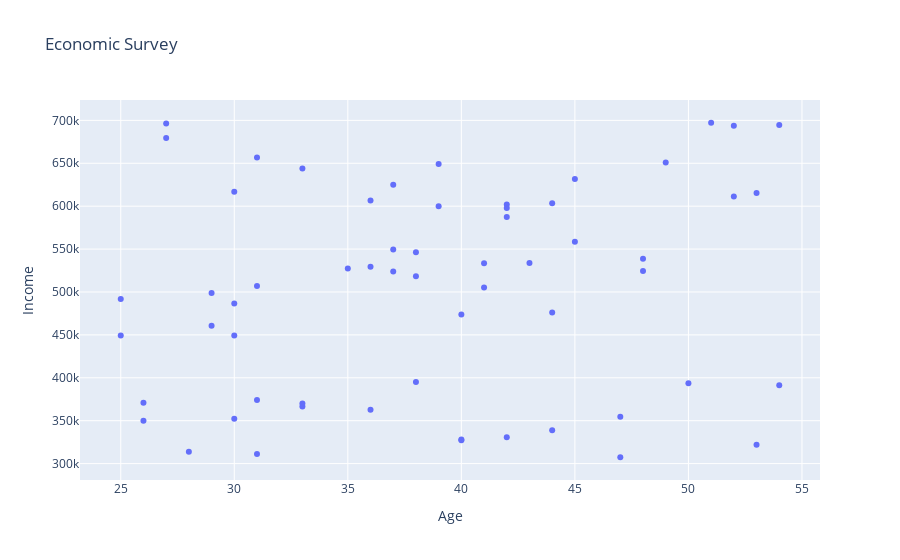

Notebook code cell kept with this figure:
### Code cell
## Here we update these values under function attributes such as title,xaxis_title and yaxis_title
fig.update_layout(title='Economic Survey', xaxis_title='Age', yaxis_title='Income')
# Display the figure
fig

### Figure 1 — Plotly figure (JSON) as saved in the notebook; plotly's stock layout.template omitted (floating-point values rounded to 4 significant figures)
{"data": [{"mode": "markers", "name": "Income vs Age", "type": "scatter", "x": [48, 27, 53, 54, 26, 52, 31, 47, 42, 37, 42, 48, 39, 30, 44, 37, 40, 25, 36, 54, 36, 53, 45, 31, 38, 44, 37, 33, 44, 30, 51, 39, 40, 42, 28, 49, 31, 41, 29, 30, 26, 42, 30, 38, 36, 29, 47, 41, 33, 43, 25, 52, 40, 33, 45, 38, 50, 35, 31, 27], "y": [524521, 679514, 321918, 694527, 370780, 693830, 506885, 307412, 601947, 523984, 587364, 538762, 599951, 486569, 338762, 625104, 327164, 491727, 606523, 391231, 362847, 615370, 631729, 374094, 546357, 603535, 549383, 366414, 476142, 352296, 697219, 649178, 473623, 597910, 313711, 650918, 311148, 505197, 460577, 616903, 350054, 330585, 449368, 395181, 529276, 498755, 354564, 533595, 369959, 533763, 449328, 611385, 328120, 643785, 558463, 518223, 393789, 527317, 656697, 696383]}], "layout": {"title": {"text": "Economic Survey"}, "xaxis": {"title": {"text": "Age"}}, "yaxis": {"title": {"text": "Income"}}}}
